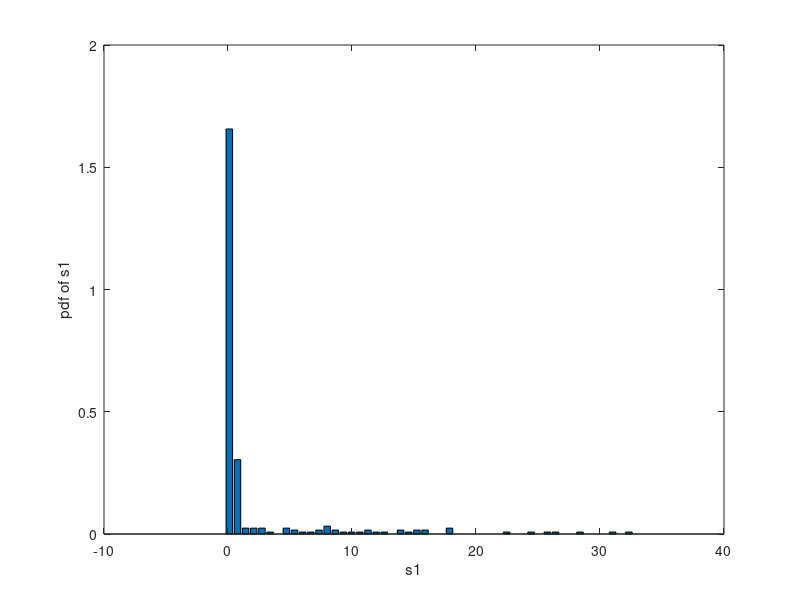
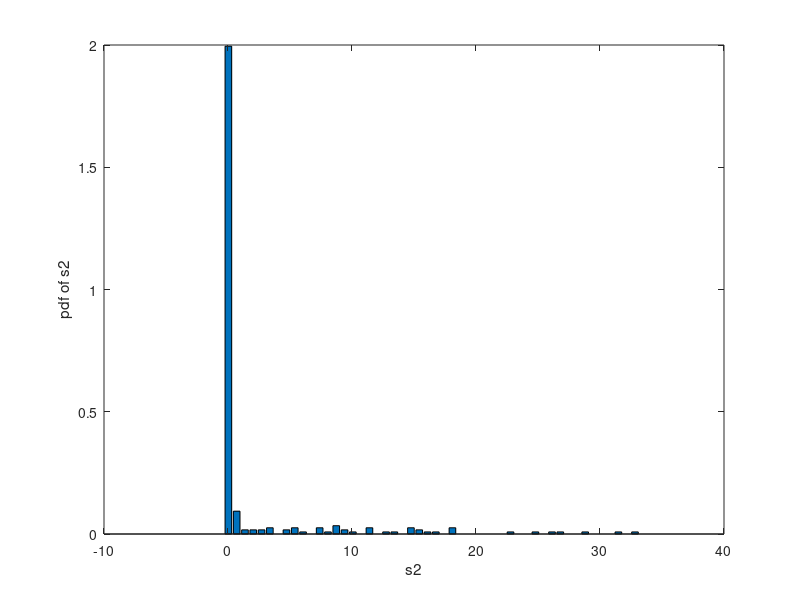
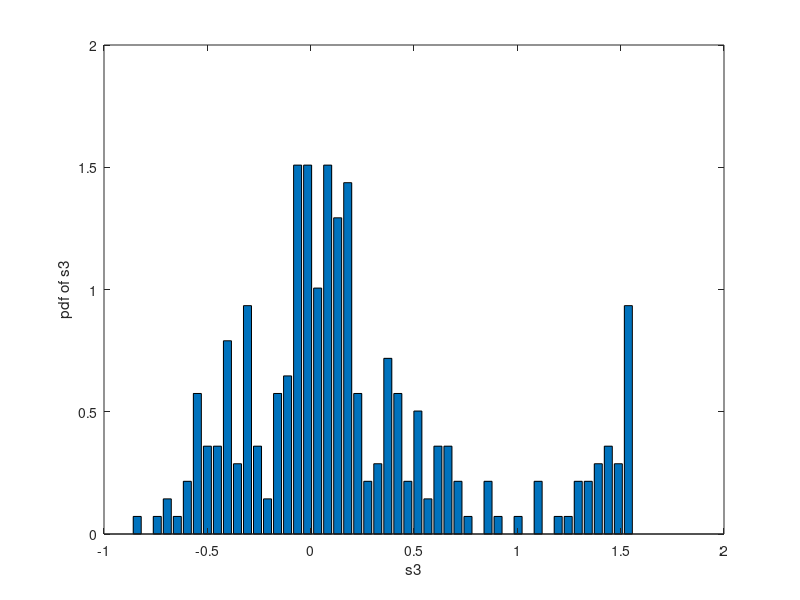

Write the MATLAB code that produced these figures, in order.
% in this code ref point is fixed at the 1st frame

clc
%clear all
close all

% delete mytiff.tif
% file_xcoords = uigetfile('*.dat')
xcoords = load('vertex_xcoords.dat');
ycoords = load('vertex_ycoords.dat');

range_i = size(xcoords,1);
range_t = size(xcoords,2) - 1;

xcoords = [xcoords; xcoords(1,:)];
ycoords = [ycoords; ycoords(1,:)];

u = cell(range_i, range_t);
dx = cell(range_i, range_t);
s = cell(range_i, range_t);
s_comp = cell(range_i, range_t);

count = 1;

for t = 2 : range_t

  for i = 1 : range_i
    u{i,t} = [xcoords(i,t) - xcoords(i,1); ycoords(i,t) - ycoords(i,1)]; %displacement wrt initial position at t=0
    dx{i,t} = [xcoords(i+1,1) - xcoords(i,1); ycoords(i+1,1) - ycoords(i,1)]; %original radius vectors
  end
  u{7,t} = u{1,t};

  for i = 1 : range_i
    du{i,t} = u{i+1,t} - u{i,t};
    %strain_a,b wrt t=0
    for a = 1:2
      for b = 1:2
        s{i,t}(a,b) = (du{i,t}(a)/dx{i,t}(b) + du{i,t}(b)/dx{i,t}(a));
        for c = 1:2
          s{i,t}(a,b) = s{i,t}(a,b) + (du{i,t}(c)/dx{i,t}(a)) * (du{i,t}(c)/dx{i,t}(b));
        end
      end
    end
    s{i,t} = 0.5*s{i,t};
  end

  for i = 1 : range_i
    s_comp{i,t}(1) = ( s{i,t}(1,1) + s{i,t}(2,2) ) / 2;
    s_comp{i,t}(2) = ( s{i,t}(1,1) - s{i,t}(2,2) ) / 2;
    s_comp{i,t}(3) = ( s{i,t}(1,2) + s{i,t}(2,1) ) / 2 ;
    s1(count) = s_comp{i,t}(1);
    s2(count) = s_comp{i,t}(2);
    s3(count) = s_comp{i,t}(3);
    count = count + 1;
  end

end
count = count -1
close all;


nbins = 50;
figure(1)
[f,x] = hist(s1, nbins);
bar(x,f/trapz(x,f));
xlabel('s1')
ylabel('pdf of s1')
print('pdf_s1', '-djpeg')

figure(2)
[f,x] = hist(s2, nbins);
bar(x,f/trapz(x,f));
xlabel('s2')
ylabel('pdf of s2')
print('pdf_s2', '-djpeg')

figure(3)
[f,x] = hist(s3, nbins);
bar(x,f/trapz(x,f));
xlabel('s3')
ylabel('pdf of s3')
print('pdf_s3', '-djpeg')

% print('histogram')
